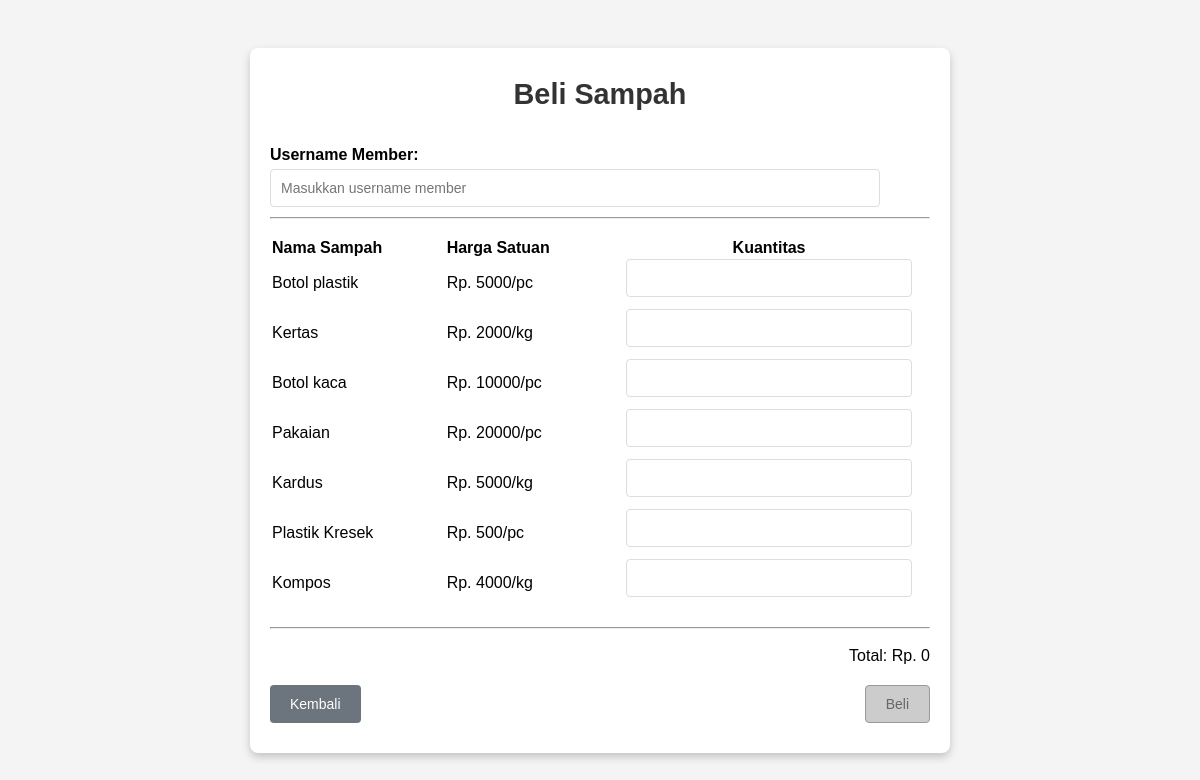
The app's page /beli_sampah (signed in) with its own data.
### tables this page shows
CREATE TABLE Sampah (id INTEGER PRIMARY KEY NOT NULL, nama TEXT, unit TEXT, harga INTEGER);

### main.py (the view, shortened to what this page needs)
@app.route('/beli_sampah', methods=['GET', 'POST'])
def beli_sampah():
    conn = get_db_connection()
    cursor = conn.cursor()
    if(request.method == 'GET'):
        cursor.execute("SELECT * FROM Sampah")
        sampah_data = cursor.fetchall()
        conn.close()
        return render_template('admin/pembelian.html', sampah = sampah_data)

### main.py (called while the page is built)
def get_db_connection():
    conn = sqlite3.connect('database/database.db')
    conn.row_factory = sqlite3.Row
    return conn

@app.before_request
def require_login():
    allowed_routes = ['login', 'register', 'static']
    if 'nama' not in session and request.endpoint not in allowed_routes:
        return redirect(url_for('login'))

### templates/admin/pembelian.html (shortened to what this page needs)
<!DOCTYPE html>
<html lang="en">
    <head>
        <link rel="stylesheet" href="{{ url_for('static', filename='css/admin/style-pembelian-sampah.css') }}">
    </head>
    <body>
        <div class="container">
            <h1>Beli Sampah</h1>
            <form method="post">
                <label for="username">Username Member:</label>
                <div id="usernameGambar">
                    <input type="text" id="username" name="username" placeholder="Masukkan username member" required>
                </div>
                <hr><br>
                <table>
                    <tr>
                        <th class="atribut">Nama Sampah</th>
                        <th class="atribut">Harga Satuan</th>
                        <th>Kuantitas</th>
                    </tr>
                    {% for item in sampah %}
                    <tr>
                        <td id="namaSampah" name="{{item.id}}">{{item.nama}}</td>
                        <td id="hargaSatuan">Rp. {{item.harga}}/{{item.unit}}</td>
                        <td><input type="number" oninput="validity.valid||(value='');" class="kuantitas" name="kuantitas{{item.id}}"></td>
                    </tr>
                    {% endfor %}
                </table>
                <br><hr><br>
                <div id="container-total">
                    Total: Rp. <span id="total">0</span>
                <div class="buttons">
                    <button type="button" onclick="location.href='home'">Kembali</button>
                    <button disabled type="submit" id="beli">Beli</button>
                </div>
            </form>
        </div>
    </body>
</html>

### static/css/admin/style-pembelian-sampah.css (style rules this page uses)
* { margin: 0; padding: 0; box-sizing: border-box; }
body { font-family: Arial, sans-serif; display: flex; justify-content: center; align-items: center; height: 100vh; background: #f4f4f4; }
.container { background: white; padding: 30px 20px; border-radius: 8px; box-shadow: 0 4px 8px rgba(0, 0, 0, 0.2); width: 700px; text-align: center; }
h1 { margin-bottom: 20px; font-size: 1.8em; color: #333; }
form { display: flex; flex-direction: column; }
label { margin-bottom: 5px; font-weight: bold; text-align: left; margin-top: 15px; }
input { padding: 10px; margin-bottom: 10px; border: 1px solid #ddd; border-radius: 4px; width: 90%; font-size: 14px; }
.buttons { display: flex; justify-content: space-between; margin-top: 20px; }
button { padding: 10px 20px; border: none; border-radius: 4px; cursor: pointer; font-size: 14px; }
button[type="button"] { background: #6c757d; color: white; }
button[type="submit"] { background: #007BFF; color: white; }
#container-total { text-align: right; }
#username { width: 610px; }
#usernameGambar { display: flex; }
.atribut { text-align: left; }
#hargaSatuan { text-align: left; }
#namaSampah { text-align: left; }
button:disabled, button[disabled] { border: 1px solid #999999; background-color: #cccccc; color: #666666; }

### records on screen
Sampah: nama "Botol plastik", harga "5000", unit "pc"
Sampah: nama "Kertas", harga "2000", unit "kg"
Sampah: nama "Botol kaca", harga "10000", unit "pc"
Sampah: nama "Pakaian", harga "20000", unit "pc"
Sampah: nama "Kardus", harga "5000", unit "kg"
Sampah: nama "Plastik Kresek", harga "500", unit "pc"
Sampah: nama "Kompos", harga "4000", unit "kg"
